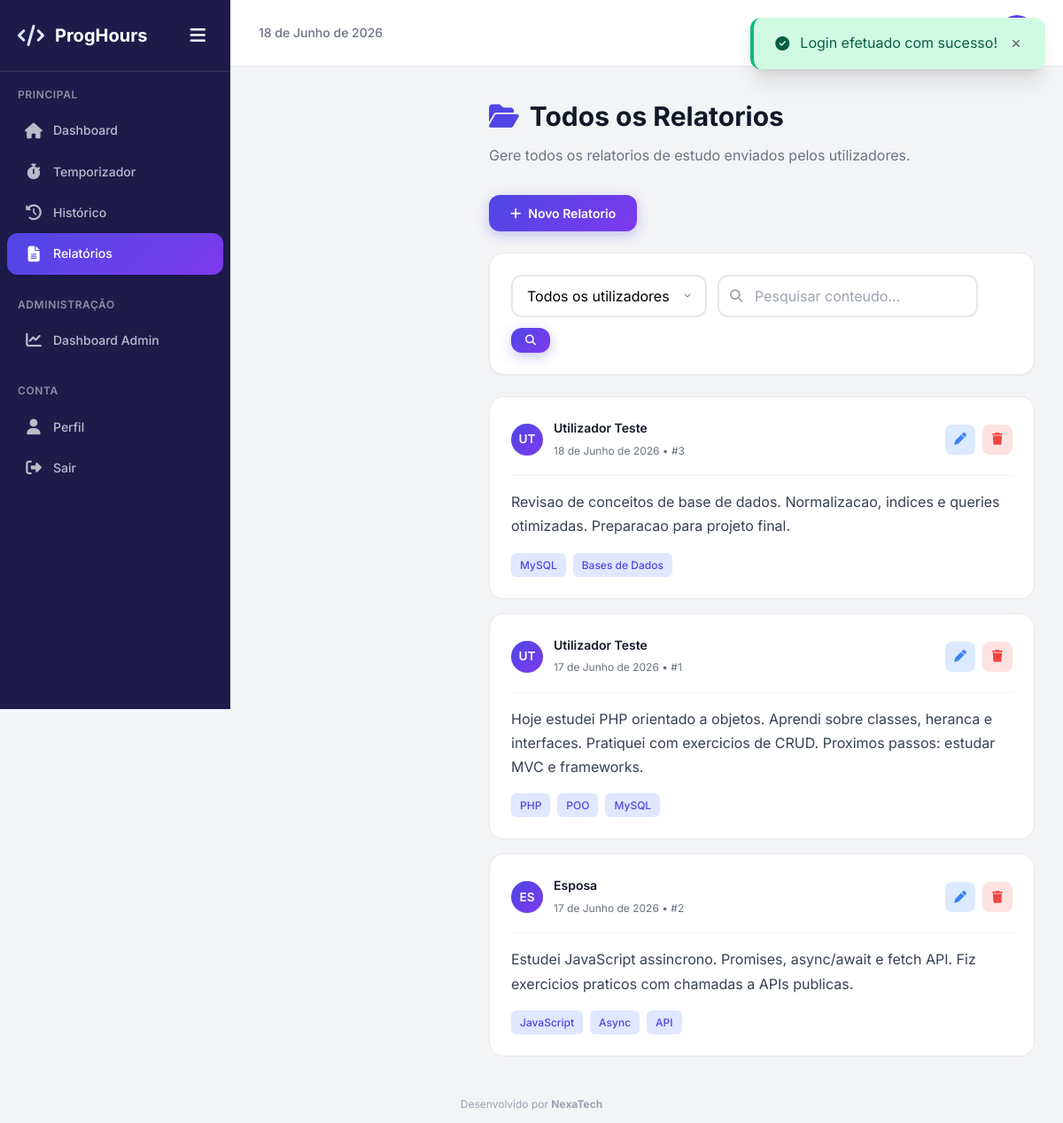
Screenshot of /admin/relatorios.php (signed in) with the database file from the repository.
### tables this page shows
CREATE TABLE IF NOT EXISTS relatorios (
    id INT AUTO_INCREMENT PRIMARY KEY,
    user_id INT NOT NULL,
    data DATE NOT NULL,
    conteudo TEXT NOT NULL,
    tags VARCHAR(255) DEFAULT NULL,
    created_at TIMESTAMP DEFAULT CURRENT_TIMESTAMP,
    updated_at TIMESTAMP DEFAULT CURRENT_TIMESTAMP ON UPDATE CURRENT_TIMESTAMP,
    FOREIGN KEY (user_id) REFERENCES utilizadores(id) ON DELETE CASCADE,
    INDEX idx_data (data),
    INDEX idx_user_data (user_id, data)
);

CREATE TABLE IF NOT EXISTS utilizadores (
    id INT AUTO_INCREMENT PRIMARY KEY,
    nome VARCHAR(100) NOT NULL,
    email VARCHAR(150) NOT NULL UNIQUE,
    password VARCHAR(255) NOT NULL,
    role ENUM('admin', 'user') DEFAULT 'user',
    foto VARCHAR(255) DEFAULT NULL,
    ativo TINYINT(1) DEFAULT 1,
    created_at TIMESTAMP DEFAULT CURRENT_TIMESTAMP,
    updated_at TIMESTAMP DEFAULT CURRENT_TIMESTAMP ON UPDATE CURRENT_TIMESTAMP
);

### includes/db.php (called while the page is built, shortened)
<?php
function getDB(): PDO {
    static $db = null;
    if ($db === null) {
        try {
            $dsn = "mysql:host=" . DB_HOST . ";dbname=" . DB_NAME . ";charset=utf8mb4";
            $opcoes = [
                PDO::ATTR_ERRMODE            => PDO::ERRMODE_EXCEPTION,
                PDO::ATTR_DEFAULT_FETCH_MODE => PDO::FETCH_ASSOC,
                PDO::ATTR_EMULATE_PREPARES   => false,
            ];
            $db = new PDO($dsn, DB_USER, DB_PASS, $opcoes);
        } catch (PDOException $e) {
            die("Erro de conexao a base de dados: " . $e->getMessage());
        }
    }
    return $db;
}
function query(string $sql, array $params = []): PDOStatement {
    $db = getDB();
    $stmt = $db->prepare($sql);
    $stmt->execute($params);
    return $stmt;
}
function fetchAll(string $sql, array $params = []): array {
    $stmt = query($sql, $params);
    return $stmt->fetchAll();
}

### includes/functions.php (called while the page is built, shortened)
<?php
require_once __DIR__ . '/db.php';
function formatarData(string $data): string {
    $meses = [
        1 => 'Janeiro', 'Fevereiro', 'Marco', 'Abril', 'Maio', 'Junho',
        'Julho', 'Agosto', 'Setembro', 'Outubro', 'Novembro', 'Dezembro'
    ];
    $d = date('j', strtotime($data));
    $m = $meses[(int)date('n', strtotime($data))];
    $a = date('Y', strtotime($data));
    return "{$d} de {$m} de {$a}";
}

### public/admin/relatorios.php (the view, shortened to what this page needs)
<?php
require_once __DIR__ . '/../../includes/header.php';
$busca = $_GET['busca'] ?? '';
$params = [];
$where = "1=1";
$porPagina = 15;
$pagina = max(1, (int)($_GET['pagina'] ?? 1));
$offset = ($pagina - 1) * $porPagina;
$paramsPaginado = array_merge($params, [$porPagina, $offset]);
$relatorios = fetchAll("SELECT r.*, u.nome as autor FROM relatorios r JOIN utilizadores u ON r.user_id = u.id WHERE {$where} ORDER BY r.data DESC, r.created_at DESC LIMIT ? OFFSET ?", $paramsPaginado);
?>
<div class="page-header">
    <h1><i class="fas fa-folder-open" style="margin-right:12px;color:var(--primary);"></i>Todos os Relatorios</h1>
    <p>Gere todos os relatorios de estudo enviados pelos utilizadores.</p>
</div>
<div style="margin-bottom:24px;">
    <button class="btn btn-primary" onclick="openModal('modalCriar')">
        <i class="fas fa-plus"></i> Novo Relatorio
    </button>
</div>
<div class="card" style="margin-bottom:24px;">
    <div class="card-body">
        <form method="GET" class="toolbar-filters" style="margin:0;">
            <select name="user" class="form-input" onchange="this.form.submit()" style="width:auto;">
                <option value="">Todos os utilizadores</option>
            </select>
            <div class="search-box">
                <i class="fas fa-search"></i>
                <input type="text" name="busca" class="form-input" placeholder="Pesquisar conteudo..." value="<?php echo htmlspecialchars($busca); ?>">
            </div>
            <button type="submit" class="btn btn-primary btn-sm"><i class="fas fa-search"></i></button>
        </form>
    </div>
</div>
<?php if (empty($relatorios)): ?>
    <div class="card">
        <div class="empty-state">
            <i class="fas fa-file-lines"></i>
            <h3>Nenhum relatorio encontrado</h3>
        </div>
    </div>
<?php else: ?>
    <div style="display:grid; gap:16px;">
        <?php foreach ($relatorios as $rel): ?>
            <div class="relatorio-card fade-in">
                <div class="relatorio-header">
                    <div class="relatorio-autor">
                        <div class="relatorio-avatar"><?php echo strtoupper(substr($rel['autor'], 0, 2)); ?></div>
                        <div class="relatorio-meta">
                            <h4><?php echo htmlspecialchars($rel['autor']); ?></h4>
                            <span><?php echo formatarData($rel['data']); ?> &bull; #<?php echo $rel['id']; ?></span>
                        </div>
                    </div>
                    <div class="table-actions">
                        <button class="btn-icon btn-edit" onclick='editarRelatorio(<?php echo json_encode($rel); ?>)' title="Editar">
                            <i class="fas fa-pen"></i>
                        </button>
                        <a href="?apagar=<?php echo $rel['id']; ?>" class="btn-icon btn-delete confirm-delete" title="Apagar">
                            <i class="fas fa-trash"></i>
                        </a>
                    </div>
                </div>
                <div class="relatorio-conteudo"><?php echo nl2br(htmlspecialchars($rel['conteudo'])); ?></div>
                <?php if ($rel['tags']): ?>
                    <div class="relatorio-tags">
                        <?php foreach (explode(',', $rel['tags']) as $tag): ?>
                            <span class="tag"><?php echo htmlspecialchars(trim($tag)); ?></span>
                        <?php endforeach; ?>
                    </div>
                <?php endif; ?>
            </div>
        <?php endforeach; ?>
    </div>
<?php endif; ?>
<?php require_once __DIR__ . '/../../includes/footer.php'; ?>

### rows the page displays
relatorios: user.nome "UT", user.nome "Utilizador Teste", data "18 de Junho de 2026", id "3", conteudo "Revisao de conceitos de base de dados. Normalizacao, indices e queries otimizadas. Preparacao para projeto final.", tags "MySQL", tags "Bases de Dados"
relatorios: user.nome "UT", user.nome "Utilizador Teste", data "17 de Junho de 2026", id "1", conteudo "Hoje estudei PHP orientado a objetos. Aprendi sobre classes, heranca e interfaces. Pratiquei com exercicios de CRUD. Proximos passos: estudar MVC e frameworks.", tags "PHP", tags "POO", tags "MySQL"
relatorios: user.nome "ES", user.nome "Esposa", data "17 de Junho de 2026", id "2", conteudo "Estudei JavaScript assincrono. Promises, async/await e fetch API. Fiz exercicios praticos com chamadas a APIs publicas.", tags "JavaScript", tags "Async", tags "API"

### other values shown
$flash['mensagem'] "Login efetuado com sucesso!"
APP_NAME "ProgHours"
